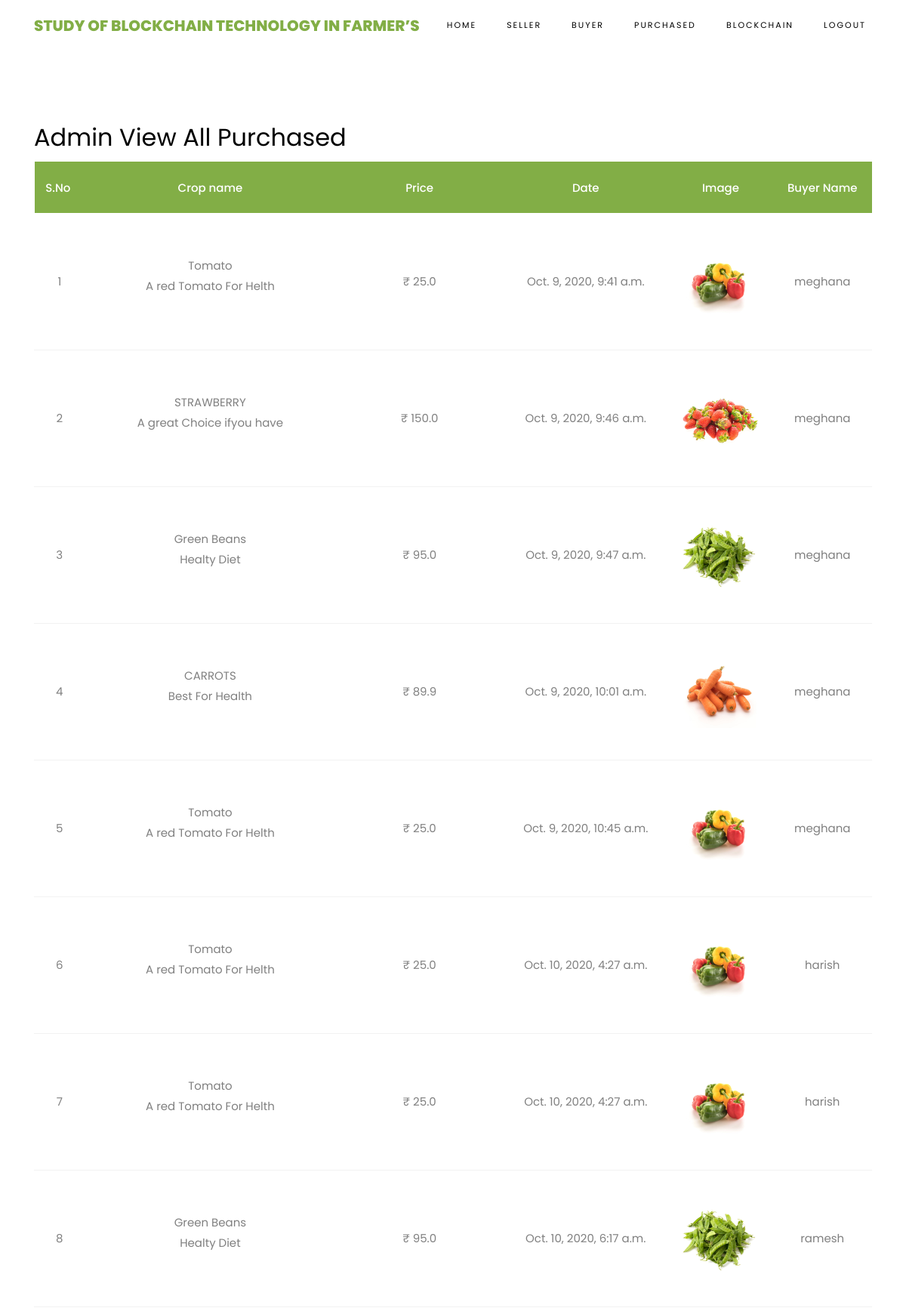
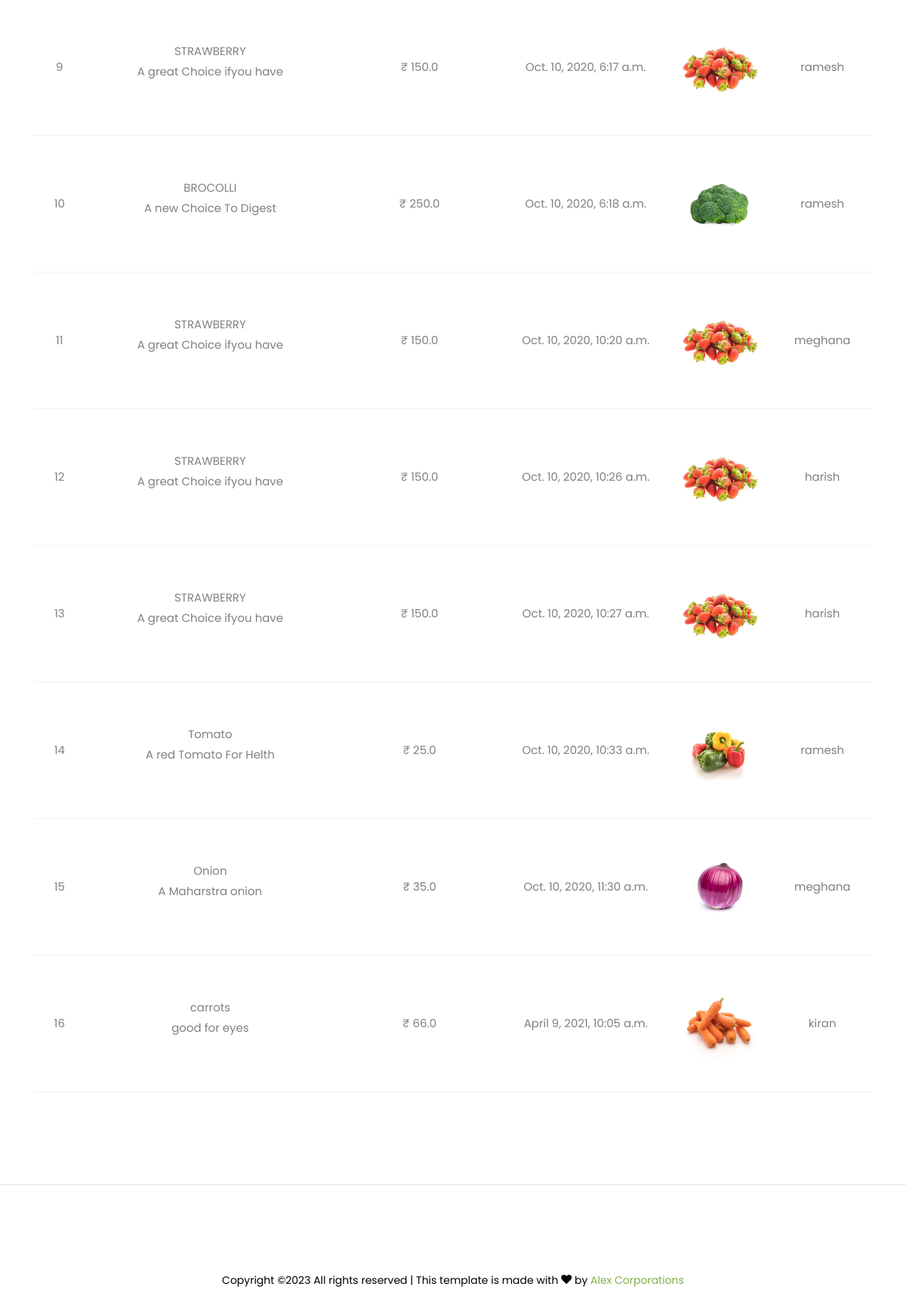
Page /AdminViewAllPurchased/ on the committed database (2 pictures, top to bottom).
### buyers/models.py (models this page shows, shortened)
class BuyerCropCartModels(models.Model):
    buyerusername = models.CharField(max_length=100)
    buyeruseremail = models.CharField(max_length=100)
    sellername = models.CharField(max_length=100)
    cropname = models.CharField(max_length=100)
    description = models.CharField(max_length=100000)
    price = models.FloatField()
    file = models.FileField(upload_to='files/')
    cdate = models.DateTimeField(auto_now_add=True)
    status = models.CharField(max_length=50)
    class Meta:
        db_table = "BuyerCartTable"

### admins/views.py (the view)
# urls.py: path("AdminViewAllPurchased/", admins.AdminViewAllPurchased, name="AdminViewAllPurchased"),
def AdminViewAllPurchased(request):
    data = BuyerCropCartModels.objects.filter(status='purchased')
    return render(request,'admins/AdminViewAllPurchased.html',{'data':data})

### assets/templates/admins/AdminViewAllPurchased.html
{%extends 'admins/adminbase.html'%}
{%load static%}
{%block contents%}
<section class="ftco-section ftco-cart">
			<div class="container">
				<div class="row">
    			<div class="col-md-12 ftco-animate">
                    <h2>Admin View All Purchased</h2>
    				<div class="cart-list">
	    				<table class="table">
						    <thead class="thead-primary">
						      <tr class="text-center">
						        <th>S.No&nbsp;</th>
						        <th>Crop name</th>
						        <th>Price</th>
						        <th>Date</th>
						        <th>Image</th>
                                <th>Buyer Name</th>
						      </tr>
						    </thead>
						    <tbody>
                             {% for i in data %}
                          <tr class="text-center">
                        <td>{{forloop.counter}}</td>
                        <td class="product-name">{{i.cropname}} <p>{{i.description}}</p></td>
                        <td class="quantity">&#x20B9; {{i.price}}</td>
                        <td>{{i.cdate}}</td>
                        <td class="image-prod"><div class="img" style="background-image:url({{i.file}});"></div></td>
                        <td>{{i.buyerusername}}</td>
                    </tr>
                    {% endfor %}
						    </tbody>
						  </table>
					  </div>
    			</div>
    		</div>
			</div>
		</section>
{%endblock%}

### assets/templates/admins/adminbase.html (shortened to what this page needs)
<!DOCTYPE html>
{%load static%}
<html lang="en">
  <head>
    <link rel="stylesheet" href="{%static 'css/open-iconic-bootstrap.min.css'%}">
    <link rel="stylesheet" href="{%static 'css/animate.css'%}">
    <link rel="stylesheet" href="{%static 'css/owl.carousel.min.css'%}">
    <link rel="stylesheet" href="{%static 'css/owl.theme.default.min.css'%}">
    <link rel="stylesheet" href="{%static 'css/magnific-popup.css'%}">
    <link rel="stylesheet" href="{%static 'css/aos.css'%}">
    <link rel="stylesheet" href="{%static 'css/ionicons.min.css'%}">
    <link rel="stylesheet" href="{%static 'css/bootstrap-datepicker.css'%}">
    <link rel="stylesheet" href="{%static 'css/jquery.timepicker.css'%}">
    <link rel="stylesheet" href="{%static 'css/flaticon.css'%}">
    <link rel="stylesheet" href="{%static 'css/icomoon.css'%}">
    <link rel="stylesheet" href="{%static 'css/style.css'%}">
  </head>
  <body class="goto-here">
    <nav class="navbar navbar-expand-lg navbar-dark ftco_navbar bg-dark ftco-navbar-light" id="ftco-navbar">
	    <div class="container">
	      <a class="navbar-brand" href="{%url 'AdminHome'%}">Study of Blockchain Technology in Farmer’s</a>
	      <div class="collapse navbar-collapse" id="ftco-nav">
	        <ul class="navbar-nav ml-auto">
	          <li class="nav-item active"><a href="{%url 'AdminHome'%}" class="nav-link">Home</a></li>
	          <li class="nav-item"><a href="{%url 'ViewSellersRegisteredUsers'%}" class="nav-link">Seller</a></li>
	          <li class="nav-item"><a href="{%url 'ViewBuyersRegisteredUsers'%}" class="nav-link">Buyer</a></li>
	          <li class="nav-item"><a href="{%url 'AdminViewAllPurchased'%}" class="nav-link">Purchased</a></li>
              <li class="nav-item"><a href="{%url 'AdminViewAllBlockChainData'%}" class="nav-link">BlockChain</a></li>
              <li class="nav-item"><a href="{%url 'logout'%}" class="nav-link">logout</a></li>
	        </ul>
	      </div>
	    </div>
	  </nav>
    {%block contents%}
    {%endblock%}
    <hr>
    <footer class="ftco-footer ftco-section">
      <div class="container">
        <div class="row">
          <div class="col-md-12 text-center">
            <p>
						  Copyright &copy;<script>document.write(new Date().getFullYear());</script> All rights reserved | This template is made with <i class="icon-heart color-danger" aria-hidden="true"></i> by <a href="#" target="_blank">Alex Corporations</a>
						</p>
          </div>
        </div>
      </div>
    </footer>
  </body>
</html>

### assets/static/css/icomoon.css (style rules this page uses)
[class^="icon-"], [class*=" icon-"] { font-family: 'icomoon' !important; speak: none; font-style: normal; font-weight: normal; font-variant: normal; text-transform: none; line-height: 1; -webkit-font-smoothing: antialiased; -moz-osx-font-smoothing: grayscale; }
.icon-heart:before { content: "\f004"; }

### rows in the picture
BuyerCropCartModels: cropname "Tomato", description "A red Tomato For Helth", price "25.0", cdate "Oct. 9, 2020, 9:41 a.m.", file (picture), buyerusername "meghana"
BuyerCropCartModels: cropname "STRAWBERRY", description "A great Choice ifyou have", price "150.0", cdate "Oct. 9, 2020, 9:46 a.m.", file (picture), buyerusername "meghana"
BuyerCropCartModels: cropname "Green Beans", description "Healty Diet", price "95.0", cdate "Oct. 9, 2020, 9:47 a.m.", file (picture), buyerusername "meghana"
BuyerCropCartModels: cropname "CARROTS", description "Best For Health", price "89.9", cdate "Oct. 9, 2020, 10:01 a.m.", file (picture), buyerusername "meghana"
BuyerCropCartModels: cropname "Tomato", description "A red Tomato For Helth", price "25.0", cdate "Oct. 9, 2020, 10:45 a.m.", file (picture), buyerusername "meghana"
BuyerCropCartModels: cropname "Tomato", description "A red Tomato For Helth", price "25.0", cdate "Oct. 10, 2020, 4:27 a.m.", file (picture), buyerusername "harish"
BuyerCropCartModels: cropname "Tomato", description "A red Tomato For Helth", price "25.0", cdate "Oct. 10, 2020, 4:27 a.m.", file (picture), buyerusername "harish"
BuyerCropCartModels: cropname "Green Beans", description "Healty Diet", price "95.0", cdate "Oct. 10, 2020, 6:17 a.m.", file (picture), buyerusername "ramesh"
BuyerCropCartModels: cropname "STRAWBERRY", description "A great Choice ifyou have", price "150.0", cdate "Oct. 10, 2020, 6:17 a.m.", file (picture), buyerusername "ramesh"
BuyerCropCartModels: cropname "BROCOLLI", description "A new Choice To Digest", price "250.0", cdate "Oct. 10, 2020, 6:18 a.m.", file (picture), buyerusername "ramesh"
BuyerCropCartModels: cropname "STRAWBERRY", description "A great Choice ifyou have", price "150.0", cdate "Oct. 10, 2020, 10:20 a.m.", file (picture), buyerusername "meghana"
BuyerCropCartModels: cropname "STRAWBERRY", description "A great Choice ifyou have", price "150.0", cdate "Oct. 10, 2020, 10:26 a.m.", file (picture), buyerusername "harish"
BuyerCropCartModels: cropname "STRAWBERRY", description "A great Choice ifyou have", price "150.0", cdate "Oct. 10, 2020, 10:27 a.m.", file (picture), buyerusername "harish"
BuyerCropCartModels: cropname "Tomato", description "A red Tomato For Helth", price "25.0", cdate "Oct. 10, 2020, 10:33 a.m.", file (picture), buyerusername "ramesh"
BuyerCropCartModels: cropname "Onion", description "A Maharstra onion", price "35.0", cdate "Oct. 10, 2020, 11:30 a.m.", file (picture), buyerusername "meghana"
BuyerCropCartModels: cropname "carrots", description "good for eyes", price "66.0", cdate "April 9, 2021, 10:05 a.m.", file (picture), buyerusername "kiran"
